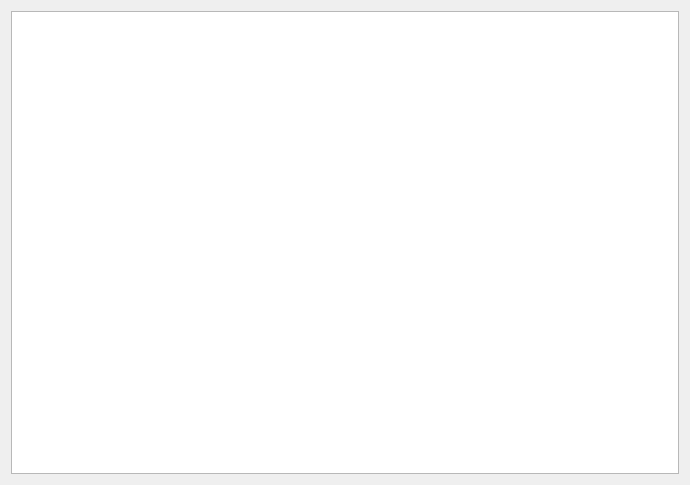
<?xml version="1.0" encoding="UTF-8"?>
<ui version="4.0">
 <class>Widget</class>
 <widget class="QWidget" name="Widget">
  <property name="geometry">
   <rect>
    <x>0</x>
    <y>0</y>
    <width>690</width>
    <height>485</height>
   </rect>
  </property>
  <property name="windowTitle">
   <string>Widget</string>
  </property>
  <layout class="QHBoxLayout" name="horizontalLayout">
   <item>
    <widget class="QTableView" name="tableView">
     <property name="sizePolicy">
      <sizepolicy hsizetype="Preferred" vsizetype="Preferred">
       <horstretch>0</horstretch>
       <verstretch>0</verstretch>
      </sizepolicy>
     </property>
    </widget>
   </item>
  </layout>
 </widget>
 <layoutdefault spacing="6" margin="11"/>
 <resources/>
 <connections/>
</ui>
